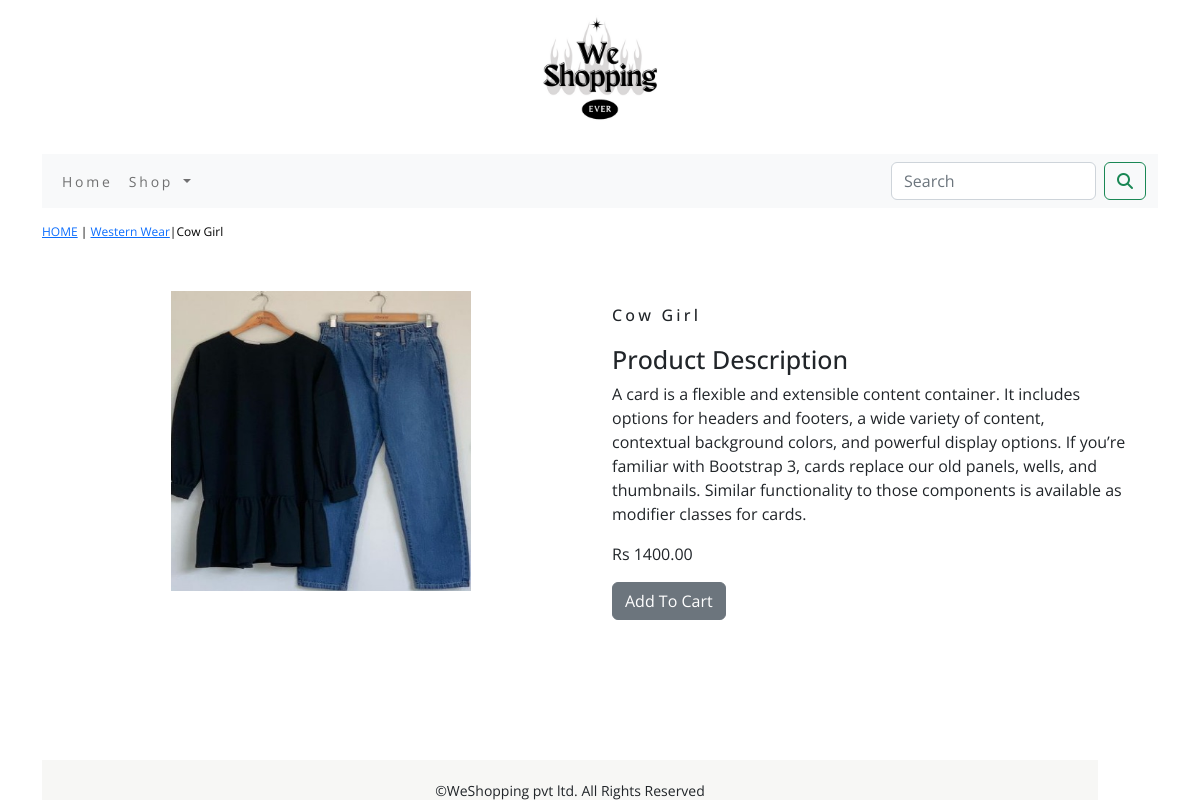
The app's page /shop/western-wear/cow-girl/ with its own data.
### shop/models.py (models this page shows, shortened)
class Products(models.Model):
    name = models.CharField(max_length=250, unique=True)
    slug = models.SlugField(max_length=250, unique=True)
    description = models.TextField(blank=True)
    price = models.DecimalField(max_digits=10, decimal_places=2)
    category = models.ForeignKey(Category, on_delete=models.CASCADE)
    image = models.ImageField(upload_to='product', blank=True)
    stock = models.IntegerField()
    available = models.BooleanField(default=True)
    created = models.DateTimeField(auto_now_add=True)
    updated = models.DateTimeField(auto_now=True)
    class Meta:
        ordering = ('name',)
        verbose_name = 'product'
        verbose_name_plural = 'products'

class Category(models.Model):
    name = models.CharField(max_length=250, unique=True)
    slug = models.SlugField(max_length=250, unique=True)
    description = models.TextField(blank=True)
    image = models.ImageField(upload_to='category', blank=True)
    class Meta:
        ordering = ('name',)
        verbose_name = 'category'
        verbose_name_plural = 'categories'
    def get_url(self):
        return reverse('shop:products_by_category', args=[self.slug])
    def __str__(self):
        return '{}'.format(self.name)

### shop/views.py (the view)
# urls.py: path('<slug:c_slug>/<slug:product_slug>/',views.proDetail,name='procatdetail'),
def proDetail(request, c_slug, product_slug):
    try:
        product = Products.objects.get(category__slug=c_slug, slug=product_slug)
    except Exception as e:
        raise e
    return render(request, 'product.html', {'product': product})

### cart/context_processors.py (called while the page is built)
def counter(request):
    item_count=0
    if 'admin' in request.path:
        return {}
    else:
        try:
            cart=Cart.objects.filter(cart_id=_cart_id(request))
            cart_items=CartItem.objects.all().filter(cart=cart[:1])
            for cart_item in cart_items:
                item_count += cart_item.quantity
        except Cart.DoesNotExist:
            item_count=0
    return dict(item_count=item_count)

### cart/views.py (called while the page is built)
def _cart_id(request):
    cart = request.session.session_key
    if not cart:
        cart = request.session.create()
    return cart

### shop/context_processors.py (called while the page is built)
def menu_links(request):
    links=Category.objects.all()
    return dict(links=links)

### template/product.html (shortened to what this page needs)
{% extends 'base.html' %}
{% load static %}
{% block content %}
<div class="row my_pro_class">
    <div class="mx-auto">
        <p><a href="{% url 'shop:allProCat' %}">HOME</a> | <a href="{{product.category.get_url}}">{{product.category}}</a>|{{product.name}}</p>
    </div>
</div>
<div class="container">
<br>
  <div class="row">
    <div class="col-12 col-sm-12 col-md-12 col-lg-6 text-center">
        <div style="min-width:18rem;">
            <img src="{{product.image.url}}" alt="{{product.name}}" width="300px" height="300px" >
        </div>
    </div>
      <div class="col-12 col-sm-12 col-md-12 col-lg-6">
          <div>
          <h1 class="my_pro_title">{{product.name}}</h1>
          <h3 class="my_title">Product Description</h3>
          <p class="text-justify my_pro_text">{{product.description}}</p>
           <p>Rs {{product.price}}</p>
          {% if product.stock <= 0 %}
          <p class="text-justify"><b>Out Of Stock</b></p>
          {% else %}
          <a class="btn btn-secondary" href="{% url 'cart:add_cart' product.id %}">Add To Cart</a>
          {% endif %}
          </div>
     </div>
    </div>
  </div>
{% endblock %}

### static/css/custom.css (style rules this page uses)
body { font-family: 'Open Sans', sans-serif; position:relative; padding-bottom:58px; min-height:100vh; }
.my_title { font-size:25px; text-transforms:uppercase; }
.my_pro_class { padding-top:15px; padding-bottom:10px; }
.my_pro_class .mx-auto { color:#000000; font-size:12px; font-decoration:none; }
.my_pro_title { font-size:16px; text-transforms:uppercase; letter-spacing:.2em; padding-top:15px; padding-bottom:10px; }
.my_pro_text { padding-right:20px; }

### records on screen
Products: category "Western Wear", name "Cow Girl", image (picture), description "A card is a flexible and extensible content container. It includes options for headers and footers, a wide variety of content, contextual background colors, and powerful display options. If you’re familiar with Bootstrap 3, cards replace our old panels, wells, and thumbnails. Similar functionality to those components is available as modifier classes for cards.", price "1400.00"
